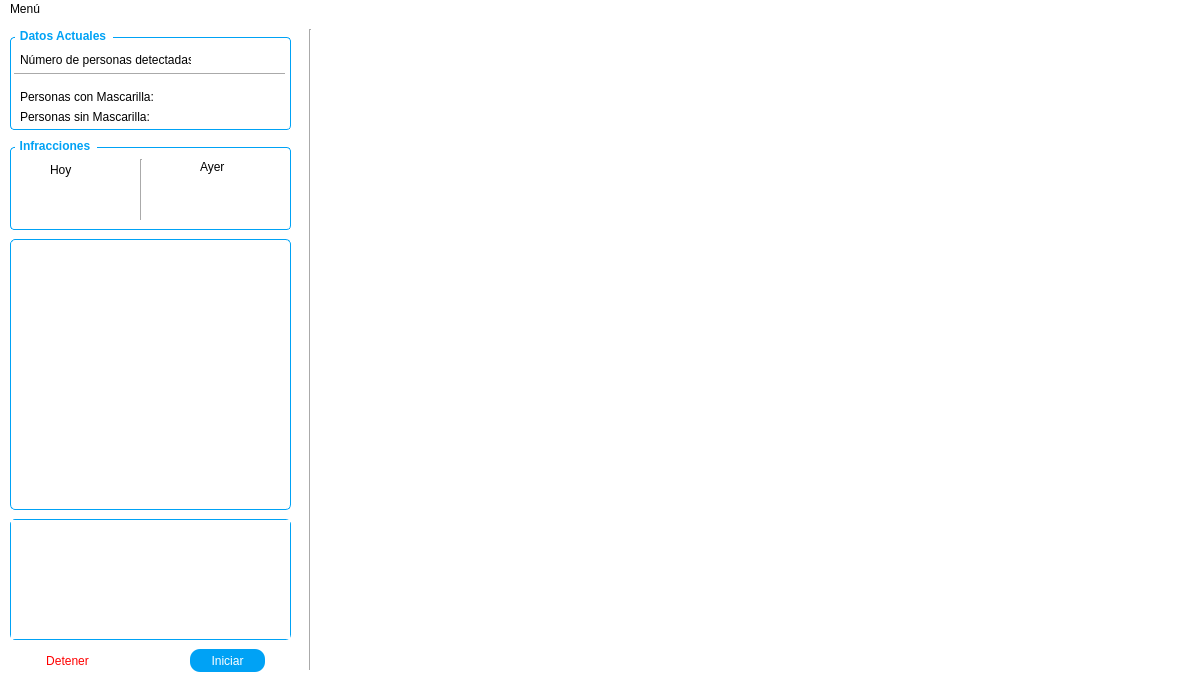
<?xml version="1.0" encoding="UTF-8"?>
<ui version="4.0">
 <class>MainWindow</class>
 <widget class="QMainWindow" name="MainWindow">
  <property name="enabled">
   <bool>true</bool>
  </property>
  <property name="geometry">
   <rect>
    <x>0</x>
    <y>0</y>
    <width>1200</width>
    <height>700</height>
   </rect>
  </property>
  <property name="sizePolicy">
   <sizepolicy hsizetype="Ignored" vsizetype="Ignored">
    <horstretch>0</horstretch>
    <verstretch>0</verstretch>
   </sizepolicy>
  </property>
  <property name="minimumSize">
   <size>
    <width>1200</width>
    <height>700</height>
   </size>
  </property>
  <property name="maximumSize">
   <size>
    <width>1200</width>
    <height>700</height>
   </size>
  </property>
  <property name="windowTitle">
   <string>Yo cumplo</string>
  </property>
  <property name="styleSheet">
   <string notr="true">background-color:#fff;</string>
  </property>
  <widget class="QWidget" name="centralwidget">
   <property name="styleSheet">
    <string notr="true">;</string>
   </property>
   <widget class="QGroupBox" name="groupBox">
    <property name="geometry">
     <rect>
      <x>10</x>
      <y>10</y>
      <width>281</width>
      <height>101</height>
     </rect>
    </property>
    <property name="font">
     <font>
      <weight>75</weight>
      <bold>true</bold>
     </font>
    </property>
    <property name="styleSheet">
     <string notr="true">QGroupBox {
  font-weight: bold;
  border: 1px solid #00a2f5;
  border-radius: 4px;
  padding: 4px;
margin-top:8px;
}
QGroupBox::title {
 color:#00a2f5;
  subcontrol-origin: margin;
  subcontrol-position: top left;
  left: 5px;
  padding-left: 3px;
  padding-right: 5px;
  padding-bottom: 16px;
font-weight: bold;
}</string>
    </property>
    <property name="title">
     <string>Datos Actuales</string>
    </property>
    <property name="flat">
     <bool>false</bool>
    </property>
    <property name="checkable">
     <bool>false</bool>
    </property>
    <widget class="Line" name="line">
     <property name="geometry">
      <rect>
       <x>4</x>
       <y>40</y>
       <width>271</width>
       <height>10</height>
      </rect>
     </property>
     <property name="styleSheet">
      <string notr="true"/>
     </property>
     <property name="orientation">
      <enum>Qt::Horizontal</enum>
     </property>
    </widget>
    <widget class="QLabel" name="label">
     <property name="geometry">
      <rect>
       <x>10</x>
       <y>20</y>
       <width>171</width>
       <height>21</height>
      </rect>
     </property>
     <property name="text">
      <string>Número de personas detectadas:</string>
     </property>
    </widget>
    <widget class="QLabel" name="detect_person">
     <property name="geometry">
      <rect>
       <x>200</x>
       <y>20</y>
       <width>51</width>
       <height>21</height>
      </rect>
     </property>
     <property name="styleSheet">
      <string notr="true">color:#002af5;</string>
     </property>
     <property name="text">
      <string/>
     </property>
    </widget>
    <widget class="QLabel" name="label_2">
     <property name="geometry">
      <rect>
       <x>10</x>
       <y>60</y>
       <width>171</width>
       <height>16</height>
      </rect>
     </property>
     <property name="text">
      <string>Personas con Mascarilla:</string>
     </property>
    </widget>
    <widget class="QLabel" name="label_3">
     <property name="geometry">
      <rect>
       <x>10</x>
       <y>80</y>
       <width>171</width>
       <height>16</height>
      </rect>
     </property>
     <property name="text">
      <string>Personas sin Mascarilla:</string>
     </property>
    </widget>
    <widget class="QLabel" name="mask_person">
     <property name="geometry">
      <rect>
       <x>200</x>
       <y>60</y>
       <width>47</width>
       <height>16</height>
      </rect>
     </property>
     <property name="styleSheet">
      <string notr="true">color:green</string>
     </property>
     <property name="text">
      <string/>
     </property>
    </widget>
    <widget class="QLabel" name="no_mask_person">
     <property name="geometry">
      <rect>
       <x>200</x>
       <y>80</y>
       <width>47</width>
       <height>16</height>
      </rect>
     </property>
     <property name="styleSheet">
      <string notr="true">color:red;</string>
     </property>
     <property name="text">
      <string/>
     </property>
    </widget>
    <zorder>label</zorder>
    <zorder>detect_person</zorder>
    <zorder>label_2</zorder>
    <zorder>label_3</zorder>
    <zorder>mask_person</zorder>
    <zorder>no_mask_person</zorder>
    <zorder>line</zorder>
   </widget>
   <widget class="QGroupBox" name="groupBox_2">
    <property name="geometry">
     <rect>
      <x>10</x>
      <y>120</y>
      <width>281</width>
      <height>91</height>
     </rect>
    </property>
    <property name="styleSheet">
     <string notr="true">QGroupBox {
  font-weight: bold;
  border: 1px solid #00a2f5;
  border-radius: 4px;
  padding: 4px;
margin-top:8px;
}
QGroupBox::title {
 color:#00a2f5;
  subcontrol-origin: margin;
  subcontrol-position: top left;
  left: 5px;
  padding-left: 3px;
  padding-right: 5px;
  padding-bottom: 16px;
font-weight: bold;
}</string>
    </property>
    <property name="title">
     <string>Infracciones</string>
    </property>
    <widget class="QLabel" name="label_4">
     <property name="geometry">
      <rect>
       <x>40</x>
       <y>20</y>
       <width>51</width>
       <height>21</height>
      </rect>
     </property>
     <property name="text">
      <string>Hoy</string>
     </property>
    </widget>
    <widget class="QLabel" name="label_5">
     <property name="geometry">
      <rect>
       <x>190</x>
       <y>20</y>
       <width>47</width>
       <height>16</height>
      </rect>
     </property>
     <property name="text">
      <string>Ayer</string>
     </property>
    </widget>
    <widget class="Line" name="line_2">
     <property name="geometry">
      <rect>
       <x>130</x>
       <y>20</y>
       <width>3</width>
       <height>61</height>
      </rect>
     </property>
     <property name="orientation">
      <enum>Qt::Vertical</enum>
     </property>
    </widget>
    <widget class="QLabel" name="infrac_today">
     <property name="geometry">
      <rect>
       <x>30</x>
       <y>50</y>
       <width>47</width>
       <height>16</height>
      </rect>
     </property>
     <property name="font">
      <font>
       <weight>75</weight>
       <bold>true</bold>
      </font>
     </property>
     <property name="text">
      <string/>
     </property>
     <property name="alignment">
      <set>Qt::AlignCenter</set>
     </property>
    </widget>
    <widget class="QLabel" name="infrac_yesterday">
     <property name="geometry">
      <rect>
       <x>180</x>
       <y>50</y>
       <width>47</width>
       <height>16</height>
      </rect>
     </property>
     <property name="font">
      <font>
       <weight>75</weight>
       <bold>true</bold>
      </font>
     </property>
     <property name="text">
      <string/>
     </property>
     <property name="alignment">
      <set>Qt::AlignCenter</set>
     </property>
    </widget>
   </widget>
   <widget class="QScrollArea" name="scrollArea">
    <property name="geometry">
     <rect>
      <x>10</x>
      <y>500</y>
      <width>281</width>
      <height>121</height>
     </rect>
    </property>
    <property name="sizePolicy">
     <sizepolicy hsizetype="Fixed" vsizetype="Expanding">
      <horstretch>100</horstretch>
      <verstretch>0</verstretch>
     </sizepolicy>
    </property>
    <property name="styleSheet">
     <string notr="true">QScrollArea{
border: 1px solid #00a2f5;
border-radius:5px;
}</string>
    </property>
    <property name="widgetResizable">
     <bool>true</bool>
    </property>
    <widget class="QWidget" name="scrollAreaWidgetContents">
     <property name="geometry">
      <rect>
       <x>0</x>
       <y>0</y>
       <width>279</width>
       <height>119</height>
      </rect>
     </property>
     <property name="styleSheet">
      <string notr="true"/>
     </property>
     <widget class="QWidget" name="gridLayoutWidget">
      <property name="geometry">
       <rect>
        <x>10</x>
        <y>10</y>
        <width>261</width>
        <height>101</height>
       </rect>
      </property>
      <layout class="QGridLayout" name="gridLayout"/>
     </widget>
    </widget>
   </widget>
   <widget class="QLabel" name="img_infrac">
    <property name="geometry">
     <rect>
      <x>10</x>
      <y>220</y>
      <width>281</width>
      <height>271</height>
     </rect>
    </property>
    <property name="styleSheet">
     <string notr="true">border: 1px solid #00a2f5;
border-radius:5px;</string>
    </property>
    <property name="text">
     <string/>
    </property>
   </widget>
   <widget class="QPushButton" name="stop_cam">
    <property name="geometry">
     <rect>
      <x>30</x>
      <y>630</y>
      <width>75</width>
      <height>23</height>
     </rect>
    </property>
    <property name="styleSheet">
     <string notr="true">QPushButton#stop_cam{
background-color: transparent;
color: red;
border: none;
border-radius: 10px;
}

QPushButton#stop_cam:hover{
background-color: red;
color: white;
border: 1px solid red;
}</string>
    </property>
    <property name="text">
     <string>Detener</string>
    </property>
   </widget>
   <widget class="QPushButton" name="start_cam">
    <property name="geometry">
     <rect>
      <x>190</x>
      <y>630</y>
      <width>75</width>
      <height>23</height>
     </rect>
    </property>
    <property name="styleSheet">
     <string notr="true">QPushButton#start_cam{
background-color: #00a2f5;
border-radius: 10px;
color: white;
}

QPushButton#start_cam:hover{
background-color: white;
border: 1px solid #00a2f5;
color: #00a2f5;
}</string>
    </property>
    <property name="text">
     <string>Iniciar</string>
    </property>
   </widget>
   <widget class="Line" name="line_3">
    <property name="geometry">
     <rect>
      <x>300</x>
      <y>10</y>
      <width>20</width>
      <height>641</height>
     </rect>
    </property>
    <property name="orientation">
     <enum>Qt::Vertical</enum>
    </property>
   </widget>
   <widget class="QLabel" name="cam_label">
    <property name="geometry">
     <rect>
      <x>320</x>
      <y>10</y>
      <width>861</width>
      <height>641</height>
     </rect>
    </property>
    <property name="text">
     <string/>
    </property>
   </widget>
  </widget>
  <widget class="QMenuBar" name="menubar">
   <property name="geometry">
    <rect>
     <x>0</x>
     <y>0</y>
     <width>1200</width>
     <height>22</height>
    </rect>
   </property>
   <property name="styleSheet">
    <string notr="true">QMenuBar::item:selected {
  padding: 4px;
  background: #00a2f5;
color:#fff;
  border: 0px solid #32414B;
}
QMenu::item:selected {
  color: #00a2f5;
}</string>
   </property>
   <widget class="QMenu" name="menuMen">
    <property name="title">
     <string>Menú</string>
    </property>
    <addaction name="actiona"/>
    <addaction name="actionReportes"/>
    <addaction name="separator"/>
    <addaction name="actionSalir"/>
   </widget>
   <addaction name="menuMen"/>
  </widget>
  <widget class="QStatusBar" name="statusbar"/>
  <action name="actiona">
   <property name="text">
    <string>Abrir Segunda Pantalla</string>
   </property>
  </action>
  <action name="actionReportes">
   <property name="text">
    <string>Reportes</string>
   </property>
  </action>
  <action name="actionSalir">
   <property name="text">
    <string>Salir</string>
   </property>
  </action>
 </widget>
 <resources/>
 <connections/>
</ui>
